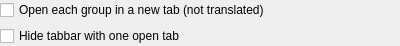
<?xml version="1.0" encoding="UTF-8"?>
<ui version="4.0">
 <class>GroupFrameSettingsWidget</class>
 <widget class="QWidget" name="GroupFrameSettingsWidget">
  <property name="geometry">
   <rect>
    <x>0</x>
    <y>0</y>
    <width>400</width>
    <height>40</height>
   </rect>
  </property>
  <property name="windowTitle">
   <string>Form</string>
  </property>
  <layout class="QVBoxLayout" name="verticalLayout">
   <property name="leftMargin">
    <number>0</number>
   </property>
   <property name="topMargin">
    <number>0</number>
   </property>
   <property name="rightMargin">
    <number>0</number>
   </property>
   <property name="bottomMargin">
    <number>0</number>
   </property>
   <item>
    <widget class="QCheckBox" name="openAllInNewTabCheckBox">
     <property name="text">
      <string notr="true">Open each group in a new tab (not translated)</string>
     </property>
    </widget>
   </item>
   <item>
    <widget class="QCheckBox" name="hideTabBarWithOneTabCheckBox">
     <property name="text">
      <string>Hide tabbar with one open tab</string>
     </property>
    </widget>
   </item>
  </layout>
 </widget>
 <resources/>
 <connections/>
</ui>
